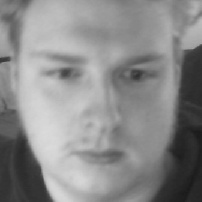
#> input picture dataset/User.w20043822.103.jpg, 202 x 202 px, given in place of the camera
$ python beholder.py
#> lines starting #> are read from the running program, lines starting #| are printed output that depends on the picture
#> (reads Splash.txt from the repository)
#> the answer given: 1
#> the answer given: y
### face_capture.py
import json
import cv2
import os

def access_setter(approved,username):
#> called with approved = 'y', username = ''
    username = username.strip('w')
    if approved == 'n':
        print("Reading User Data")
        try:
            with open('users/authorised.json', "rt") as fp:
                data = json.load(fp)
            print("Data: %s" % data)
        except IOError:
            print("Could not read file, starting from scratch")
            data = {}

        data[username] = False

        print("Overwriting Data")
        with open('users/authorised.json', "wt") as fp:
            json.dump(data, fp)

    elif approved == 'y':
        print("Reading User Data")
        try:
            with open('users/authorised.json', "rt") as fp:
#> (reads users/authorised.json from the repository)
                data = json.load(fp)
            print("Data: %s" % data)
        except IOError:
            print("Could not read file, starting from scratch")
            data = {}

        data[username] = True

        print("Overwriting Data")
        with open('users/authorised.json', "wt") as fp:
            json.dump(data, fp)

    else:
        approved = input('\n That was not a valid answer (y/n)')
        access_setter(approved,username)


def add_person():
    cam = cv2.VideoCapture(0)
    cam.set(3, 640) # set video width
    cam.set(4, 480) # set video height
    face_detector = cv2.CascadeClassifier('Cascades/haarcascade_frontalface_default.xml')
    # For each person, enter one numeric face id
    face_id = input('\n enter user id end press <enter> ==>  ')
    approved = input('\n Should this user be authorised in this room ? (y/n)')
    access_setter(approved,face_id)

    print("\n [INFO] Initializing face capture. Look the camera and wait ...")
    # Initialize individual sampling face count
    for i in range(150):
        ret, img = cam.read()
        gray = cv2.cvtColor(img, cv2.COLOR_BGR2GRAY)
        faces = face_detector.detectMultiScale(gray, 1.3, 5)
        for (x,y,w,h) in faces:
            cv2.rectangle(img, (x,y), (x+w,y+h), (255,0,0), 2)
            # Save the captured image into the datasets folder
            cv2.imwrite("dataset/User." + str(face_id) + '.' +
                        str(i) + ".jpg", gray[y:y+h,x:x+w])
            cv2.imshow('image', img)
        k = cv2.waitKey(100) & 0xff # Press 'ESC' for exiting video
        if k == 27:
            break
#> this loop made 1 pass; (key Esc is pressed on pass 1)
#> faces on pass 1: [[11, 9, 177, 177]]
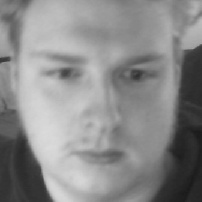
#> input picture dataset/User.w20043822.103.jpg, 202 x 202 px, given in place of the camera
#> pass 1, in add_person, `cv2.imwrite("dataset/User." + str(face_id) + '.' + str(i) + ".jpg", gr..`:
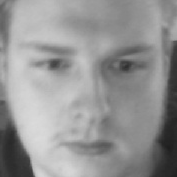
#> saved as User..0.jpg: shape (177, 177); min 30, max 219, mean 148.3
#> pass 1, in add_person, `cv2.imshow('image', img)`:
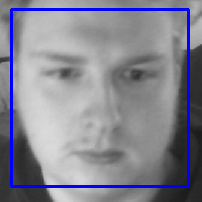
#> window 'image': shape (202, 202, 3); mean B, G, R 145.3, 132.1, 132.1
    # Do a bit of cleanup
    print("\n [INFO] Exiting Program and cleanup stuff")
    cam.release()
    cv2.destroyAllWindows()

### trainer.py
import cv2
import numpy as np
from PIL import Image
import os

# function to get the images and label data
def getImagesAndLabels(path,detector):
#> called with path = 'dataset'
    imagePaths = [os.path.join(path,f) for f in os.listdir(path)]
    faceSamples=[]
    ids = []
    for imagePath in imagePaths:
        PIL_img = Image.open(imagePath).convert('L') # grayscale
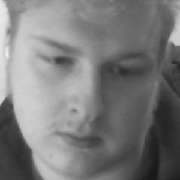
#> input picture dataset/User.w20043822.1.jpg, 180 x 180 px
#> PIL_img is the input picture: PIL image 180x180 L; min 23, max 239, mean 122.2
        img_numpy = np.array(PIL_img,'uint8')
        usr = str(os.path.split(imagePath)[-1].split(".")[1])
        id = int(usr.strip('w'))
        faces = detector.detectMultiScale(img_numpy)
#> faces = [[10, 9, 156, 156]]
        for (x,y,w,h) in faces:
            faceSamples.append(img_numpy[y:y+h,x:x+w])
            ids.append(id)
#> this loop made 1 pass
#> after the loop, faceSamples = 1 item; ids = [20043822]
    return faceSamples,ids

def train(path,recognizer,detector):
    print ("\n [INFO] Training faces. It will take a few seconds. Wait ...")
    faces,ids = getImagesAndLabels(path, detector)
    recognizer.train(faces, np.array(ids))
    # Save the model into trainer/trainer.yml
#> (the run stopped early here; a loop or call above may not have finished)
